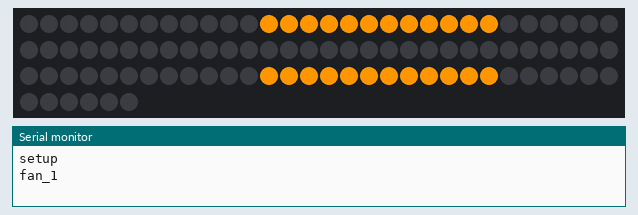
Simulated run of this sketch. Board: ESP32. Parts: 96 RGB LEDs in strip order, left to right, continuing on the next row, the last lines printed to the serial monitor. Dim RGB values are drawn brighter than linear.

Above: at 1.1 s.
At 2.1 s:
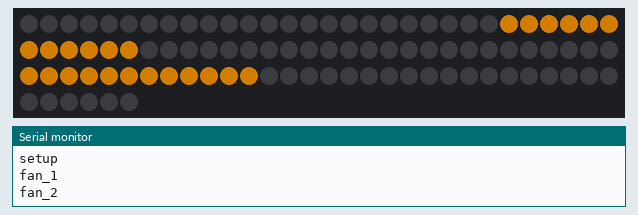

The sketch:

fan.ino
```cpp
#define FASTLED_ESP8266_RAW_PIN_ORDER

#define DEBUG

#include "LedManager.h"
#include <string>

// #define CLOCK_PIN 13

LedManager ledMgr;
bool done = false;

const char* jsonData = "{\
   \"picture\": {\
      \"fan_1\": [0, 0, 0, 0, 0, 0, 0, 0, 0, 0, 0, 0, 0, 0, 0, 0, 0, 0, 0, 0, 0, 0, 0, 0, 0, 0, 0, 0, 0, 0, 0, 0, 0, 0, 0, 0, 255, 150, 0, 255, 150, 0, 255, 150, 0, 255, 150, 0, 255, 150, 0, 255, 150, 0, 255, 150, 0, 255, 150, 0, 255, 150, 0, 255, 150, 0, 255, 150, 0, 255, 150, 0, 0, 0, 0, 0, 0, 0, 0, 0, 0, 0, 0, 0, 0, 0, 0, 0, 0, 0, 0, 0, 0, 0, 0, 0, 0, 0, 0, 0, 0, 0, 0, 0, 0, 0, 0, 0, 0, 0, 0, 0, 0, 0, 0, 0, 0, 0, 0, 0, 0, 0, 0, 0, 0, 0, 0, 0, 0, 0, 0, 0, 0, 0, 0, 0, 0, 0, 0, 0, 0, 0, 0, 0, 0, 0, 0, 0, 0, 0, 0, 0, 0, 0, 0, 0, 0, 0, 0, 0, 0, 0, 0, 0, 0, 0, 0, 0, 0, 0, 0, 0, 0, 0, 0, 0, 0, 0, 0, 0, 0, 0, 0, 0, 0, 0, 0, 0, 0, 0, 0, 0, 0, 0, 0, 0, 0, 0, 0, 0, 0, 0, 0, 0, 0, 0, 0, 0, 0, 0, 0, 0, 0, 0, 0, 0, 255, 150, 0, 255, 150, 0, 255, 150, 0, 255, 150, 0, 255, 150, 0, 255, 150, 0, 255, 150, 0, 255, 150, 0, 255, 150, 0, 255, 150, 0, 255, 150, 0, 255, 150, 0, 0, 0, 0, 0, 0, 0, 0, 0, 0, 0, 0, 0, 0, 0, 0, 0, 0, 0, 0, 0, 0, 0, 0, 0, 0, 0, 0, 0, 0, 0, 0, 0, 0, 0, 0, 0],\
      \"fan_2\": [0, 0, 0, 0, 0, 0, 0, 0, 0, 0, 0, 0, 0, 0, 0, 0, 0, 0, 0, 0, 0, 0, 0, 0, 0, 0, 0, 0, 0, 0, 0, 0, 0, 0, 0, 0, 0, 0, 0, 0, 0, 0, 0, 0, 0, 0, 0, 0, 0, 0, 0, 0, 0, 0, 0, 0, 0, 0, 0, 0, 0, 0, 0, 0, 0, 0, 0, 0, 0, 0, 0, 0, 255, 150, 0, 255, 150, 0, 255, 150, 0, 255, 150, 0, 255, 150, 0, 255, 150, 0, 255, 150, 0, 255, 150, 0, 255, 150, 0, 255, 150, 0, 255, 150, 0, 255, 150, 0, 0, 0, 0, 0, 0, 0, 0, 0, 0, 0, 0, 0, 0, 0, 0, 0, 0, 0, 0, 0, 0, 0, 0, 0, 0, 0, 0, 0, 0, 0, 0, 0, 0, 0, 0, 0, 0, 0, 0, 0, 0, 0, 0, 0, 0, 0, 0, 0, 0, 0, 0, 0, 0, 0, 0, 0, 0, 0, 0, 0, 0, 0, 0, 0, 0, 0, 0, 0, 0, 0, 0, 0, 255, 150, 0, 255, 150, 0, 255, 150, 0, 255, 150, 0, 255, 150, 0, 255, 150, 0, 255, 150, 0, 255, 150, 0, 255, 150, 0, 255, 150, 0, 255, 150, 0, 255, 150, 0, 0, 0, 0, 0, 0, 0, 0, 0, 0, 0, 0, 0, 0, 0, 0, 0, 0, 0, 0, 0, 0, 0, 0, 0, 0, 0, 0, 0, 0, 0, 0, 0, 0, 0, 0, 0, 0, 0, 0, 0, 0, 0, 0, 0, 0, 0, 0, 0, 0, 0, 0, 0, 0, 0, 0, 0, 0, 0, 0, 0, 0, 0, 0, 0, 0, 0, 0, 0, 0, 0, 0, 0],\
      \"bl_fan\": [0, 0, 0, 0, 0, 0, 0, 0, 0, 0, 0, 0, 0, 0, 0, 0, 0, 0, 0, 0, 0, 0, 0, 0, 0, 0, 0, 0, 0, 0, 0, 0, 0, 0, 0, 0, 0, 0, 0, 0, 0, 0, 0, 0, 0, 0, 0, 0, 0, 0, 0, 0, 0, 0, 0, 0, 0, 0, 0, 0, 0, 0, 0, 0, 0, 0, 0, 0, 0, 0, 0, 0, 0, 0, 0, 0, 0, 0, 0, 0, 0, 0, 0, 0, 0, 0, 0, 0, 0, 0, 0, 0, 0, 0, 0, 0, 0, 0, 0, 0, 0, 0, 0, 0, 0, 0, 0, 0, 0, 0, 0, 0, 0, 0, 0, 0, 0, 0, 0, 0, 0, 0, 0, 0, 0, 0, 0, 0, 0, 0, 0, 0, 0, 0, 0, 0, 0, 0, 0, 0, 0, 0, 0, 0, 0, 0, 0, 0, 0, 0, 0, 0, 0, 0, 0, 0, 0, 0, 0, 0, 0, 0, 0, 0, 0, 0, 0, 0, 0, 0, 0, 0, 0, 0, 0, 0, 0, 0, 0, 0, 0, 0, 0, 0, 0, 0, 0, 0, 0, 0, 0, 0, 0, 0, 0, 0, 0, 0, 0, 0, 0, 0, 0, 0, 0, 0, 0, 0, 0, 0, 0, 0, 0, 0, 0, 0, 0, 0, 0, 0, 0, 0, 0, 0, 0, 0, 0, 0, 0, 0, 0, 0, 0, 0, 0, 0, 0, 0, 0, 0, 0, 0, 0, 0, 0, 0, 0, 0, 0, 0, 0, 0, 0, 0, 0, 0, 0, 0, 0, 0, 0, 0, 0, 0, 0, 0, 0, 0, 0, 0, 0, 0, 0, 0, 0, 0, 0, 0, 0, 0, 0, 0, 0, 0, 0, 0, 0, 0]\
   },\
   \"timeline\": [\
      {\
         \"Start\": 0,\
         \"name\": \"fan_1\",\
         \"alpha\": 1\
      },\
      {\
         \"Start\": 1000,\
         \"name\": \"fan_2\",\
         \"alpha\": 0.5\
      },\
      {\
         \"Start\": 2000,\
         \"name\": \"bl_fan\",\
         \"alpha\": 0\
      }\
   ]\
}";

void setup() {
   Serial.begin(115200);
   pinMode(13, INPUT);   // Initialize the LED_BUILTIN pin as an output
   delay(10);

   ledMgr.init();
   if(!ledMgr.parsing_json(jsonData))
      ESP.restart();

   delay(1000);
   Serial.println("setup");
   ledMgr.play();
}


void loop() {
   ledMgr.loop();
}
```

LedManager.h
```cpp
#ifndef LED_MANAGER
#define LED_MANAGER

#include <FastLED.h>
#include <Arduino.h>
#include <ArduinoJson.h>

#define NUM_LEDS 96
#define DATA_PIN 0

class LedManager{
public:
   LedManager():begin_time(0), playing_time(0), playing(false) {}
   ~LedManager() {}

   void init() {
      FastLED.addLeds<WS2852, DATA_PIN, GRB>(leds, NUM_LEDS);  // GRB ordering is typical
   }

   bool parsing_json(const char* data){
      error = deserializeJson(led_json, data);
      if (error) {
         Serial.println("Parsing Error: Pic map");
         Serial.println(error.c_str());
         delay(1000);
         return false;
      }

      return true;
   }

   void play() {
      show_frame();
      playing = true;
      begin_time = playing_time = millis();
   }
   void pause() {}
   void upload() {}

   void show_frame(){
      int counter = 0;
      double alpha = 0;

      const char* name = led_json["timeline"][frame_idx]["name"];
      alpha = led_json["timeline"][frame_idx]["alpha"];

      for(int j = 0; j < NUM_LEDS; j++) {
         for(int k = 0; k < 3; ++k){
            leds[j][k] = (int)((int)led_json["picture"][name][counter] * alpha);
            counter++;
         }
      }

      #ifdef DEBUG
      Serial.println(name);
      #endif // DEBUG

      FastLED.show();
   }

   void loop() {
      if(playing){
         playing_time = millis() - begin_time;
         if(frame_idx == led_json["timeline"].size() - 1) {}
         else if(playing_time > led_json["timeline"][frame_idx + 1]["Start"]){
            ++frame_idx;
            show_frame();
         }
      }
   }
private:
   CRGB leds[NUM_LEDS];
   StaticJsonDocument<20000> led_json;
   DeserializationError error;

   unsigned long begin_time;
   unsigned long playing_time;

   unsigned short frame_idx;
   bool playing;
};

#endif // LED_MANAGER
```

Measured:
- what the display in image 0 shows lasts 1.0 s, from 1.0 s to 2.0 s
